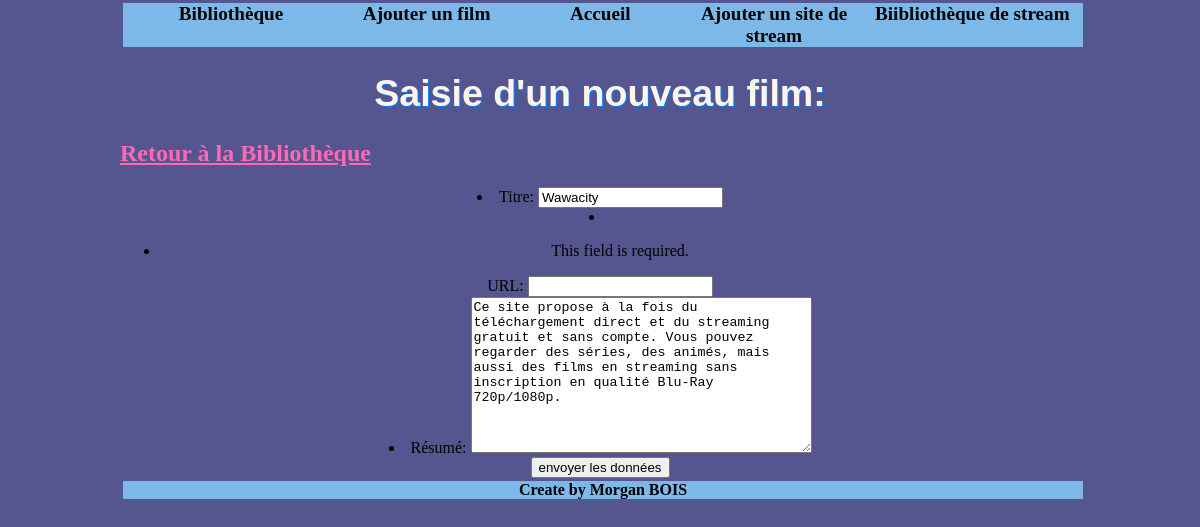
Before: /stream/updatesite/2/ with the older database file.
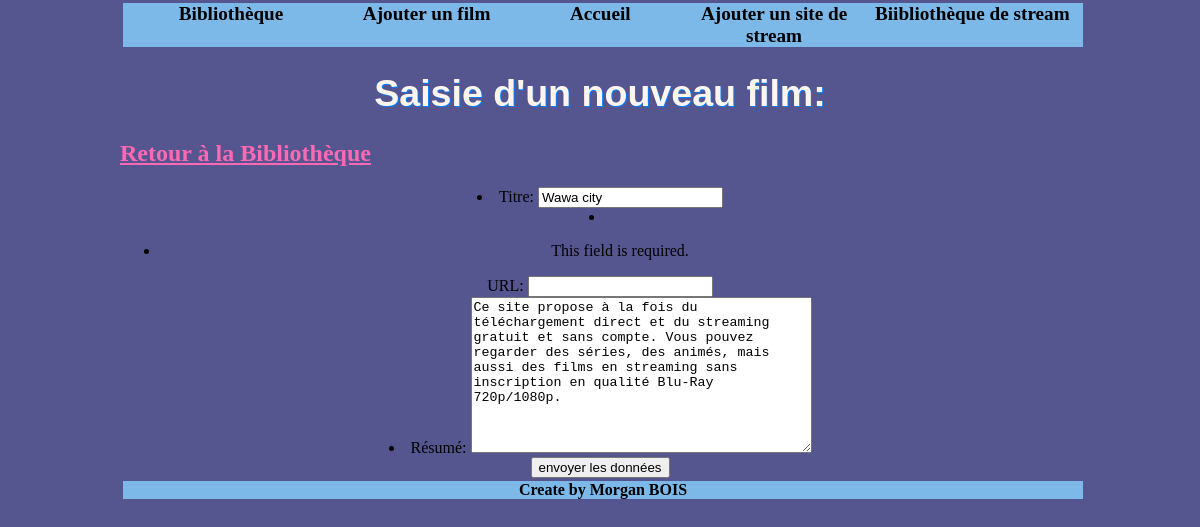
After: the same page with the newer database file.
### film/models.py (models this page shows, shortened)
class Site(models.Model):
        titre = models.CharField(max_length=100)
        url = models.CharField(max_length=100)
        resume = models.TextField(null=True, blank=True)
        def dico(self):
            return {"titre": self.titre, "realisateur": self.url, "resume": self.resume}

### film/views.py (the view)
# urls.py: path("updatesite/<int:id>/",views.updatesite),
def updatesite(request, id):
    site = models.Site.objects.get(pk=id)
    form = SiteForm(site.dico())
    return render(request,"film/ajoutsite.html", {"form": form, "id": id})

### film/forms.py
class SiteForm(ModelForm):
    class Meta:
        model = models.Site
        fields = ('titre', 'url', 'resume')
        labels = {
            'titre': _('Titre'),
            'url': _('URL'),
            'resume': _('Résumé')
        }

### film/templates/film/ajoutsite.html (shortened to what this page needs)
{% extends 'film/main.html' %}
{% block content %}
<h1>Saisie d'un nouveau film: </h1>
<h2><a href="/stream/indexsite/">Retour à la Bibliothèque</a> </h2>
 <section>
    {% if id == None %}
        <form method="post" action="/stream/revusite/">
     {% else %}
       <form method="post" action="/stream/updaterevusite/{{id}}/">
     {% endif %}
    {{form.as_ul}}
      <input type="submit" value="envoyer les données"/>
     </form>
  </section>
{% endblock %}

Changed rows visible on the page:
changed Site: titre "Wawacity" → "Wawa city"
